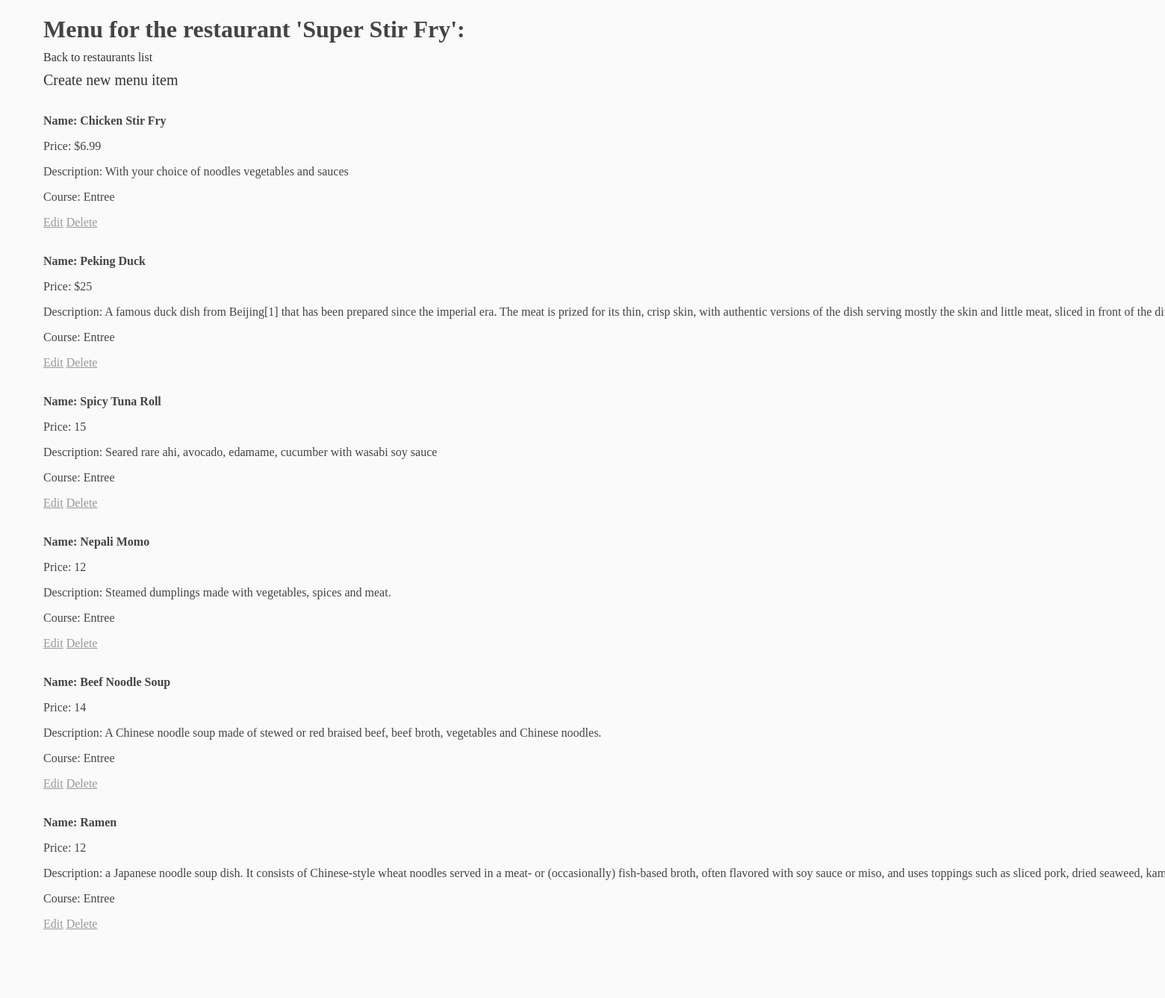
Page /restaurant/3/menu on the committed database.
### database_setup.py (models this page shows, shortened)
class Restaurant(Base):
    __tablename__ = 'restaurant'
    name = Column(
        String(80), nullable = False)
    id   = Column(
        Integer, primary_key = True)

class MenuItem(Base):
    __tablename__ = 'menu_item'
    name = Column(String(80), nullable = False)
    id   = Column(Integer, primary_key = True)
    course        = Column(String(250))
    description   = Column(String(250))
    price         = Column(String(8))
    restaurant_id = Column(
        Integer, ForeignKey('restaurant.id'))
    restaurant    = relationship(Restaurant)

### restaurants.py (the view)
@app.route('/restaurant/<int:restaurant_id>')
@app.route('/restaurant/<int:restaurant_id>/menu')
def showMenu(restaurant_id):
    restaurant = sess.query(Restaurant).filter(Restaurant.id == restaurant_id).first()
    items = sess.query(MenuItem).filter(MenuItem.restaurant_id == restaurant_id).all()
    return render_template('menu.html', restaurant = restaurant, items = items)

### templates/menu.html (shortened to what this page needs)
<!DOCTYPE html>
<html>
<head>
    <link rel="stylesheet" type="text/css" href="{{url_for('static', filename='css/main.css')}}">
</head>
<body>
    <h1>Menu for the restaurant '{{restaurant.name}}':</h1>
    <a class="back" href="{{url_for('showRestaurants')}}">Back to restaurants list</a><br>
    <a class="create" href="{{url_for('newMenuItem', restaurant_id = restaurant.id)}}">Create new menu item</a>
    <br><br>
    {% for e in items %}
        <p><strong>Name: {{e.name}}</strong></p>
        <p>Price: {{e.price}}</p>
        <p>Description: {{e.description}}</p>
        <p>Course: {{e.course}}</p>
        <a class="edit" href="{{url_for('editMenuItem', menu_id = e.id, restaurant_id = restaurant.id)}}">Edit</a>
        <a class="edit" href="{{url_for('deleteMenuItem', menu_id = e.id, restaurant_id = restaurant.id)}}">Delete</a>
        <br><br>
    {% endfor %}
    <br><br>
    <a class="back" href="{{url_for('deleteRestaurant', restaurant_id = restaurant.id)}}">Delete this restaurant</a>
</body>
</html>

### static/css/main.css (style rules this page uses)
body { background-color: #fafafa; padding: 0px 50px 0px 50px; color: #444; width: max-content; }
h1 { margin-bottom: 10px; }
a { display: inline-block; }
.edit { color: #999; text-transform: capitalize; }
.back { color: #333; font-size: 16px; text-decoration: none; margin-bottom: 10px; }
.create { color: #333; font-size: 20px; text-decoration: none; }

### rows in the picture
Restaurant: name "Super Stir Fry"
MenuItem: name "Chicken Stir Fry", price "$6.99", description "With your choice of noodles vegetables and sauces", course "Entree"
MenuItem: name "Peking Duck", price "$25", description "A famous duck dish from Beijing[1] that has been prepared since the imperial era. The meat is prized for its thin, crisp skin, with authentic versions of the dish serving mostly the skin and little meat, sliced in front of the…", course "Entree"
MenuItem: name "Spicy Tuna Roll", price "15", description "Seared rare ahi, avocado, edamame, cucumber with wasabi soy sauce", course "Entree"
MenuItem: name "Nepali Momo", price "12", description "Steamed dumplings made with vegetables, spices and meat.", course "Entree"
MenuItem: name "Beef Noodle Soup", price "14", description "A Chinese noodle soup made of stewed or red braised beef, beef broth, vegetables and Chinese noodles.", course "Entree"
MenuItem: name "Ramen", price "12", description "a Japanese noodle soup dish. It consists of Chinese-style wheat noodles served in a meat- or (occasionally) fish-based broth, often flavored with soy sauce or miso, and uses toppings such as sliced pork, dried seaweed,…", course "Entree"
